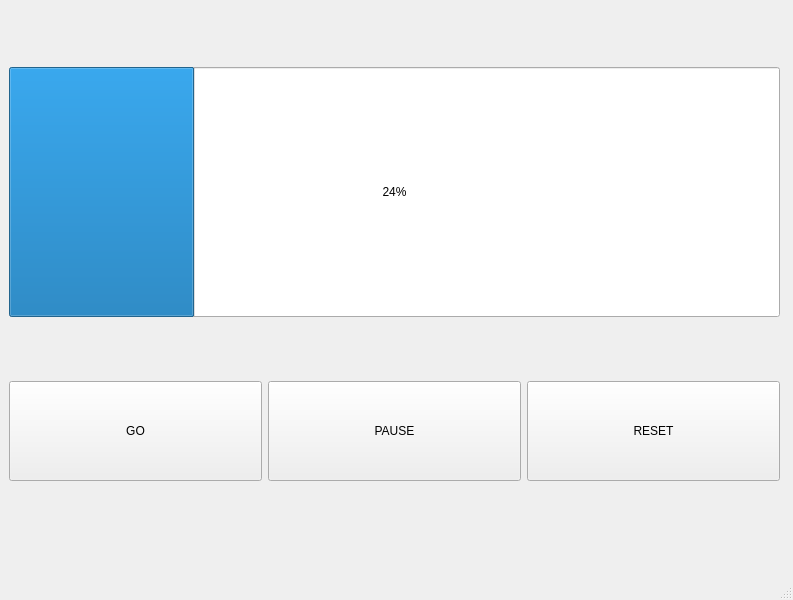
<?xml version="1.0" encoding="UTF-8"?>
<ui version="4.0">
 <class>MainWindow</class>
 <widget class="QMainWindow" name="MainWindow">
  <property name="geometry">
   <rect>
    <x>0</x>
    <y>0</y>
    <width>793</width>
    <height>600</height>
   </rect>
  </property>
  <property name="windowTitle">
   <string>MainWindow</string>
  </property>
  <widget class="QWidget" name="centralwidget">
   <widget class="QWidget" name="verticalLayoutWidget">
    <property name="geometry">
     <rect>
      <x>9</x>
      <y>9</y>
      <width>771</width>
      <height>531</height>
     </rect>
    </property>
    <layout class="QVBoxLayout" name="verticalLayout">
     <item>
      <widget class="QProgressBar" name="progressBar">
       <property name="minimumSize">
        <size>
         <width>0</width>
         <height>250</height>
        </size>
       </property>
       <property name="value">
        <number>24</number>
       </property>
      </widget>
     </item>
     <item>
      <layout class="QHBoxLayout" name="horizontalLayout">
       <item>
        <widget class="QPushButton" name="goBtn">
         <property name="minimumSize">
          <size>
           <width>0</width>
           <height>100</height>
          </size>
         </property>
         <property name="text">
          <string>GO</string>
         </property>
        </widget>
       </item>
       <item>
        <widget class="QPushButton" name="pauseBtn">
         <property name="minimumSize">
          <size>
           <width>0</width>
           <height>100</height>
          </size>
         </property>
         <property name="text">
          <string>PAUSE</string>
         </property>
        </widget>
       </item>
       <item>
        <widget class="QPushButton" name="resetBtn">
         <property name="minimumSize">
          <size>
           <width>0</width>
           <height>100</height>
          </size>
         </property>
         <property name="text">
          <string>RESET</string>
         </property>
        </widget>
       </item>
      </layout>
     </item>
    </layout>
   </widget>
  </widget>
  <widget class="QStatusBar" name="statusbar"/>
  <widget class="QMenuBar" name="menuBar">
   <property name="geometry">
    <rect>
     <x>0</x>
     <y>0</y>
     <width>793</width>
     <height>22</height>
    </rect>
   </property>
  </widget>
 </widget>
 <resources/>
 <connections>
  <connection>
   <sender>goBtn</sender>
   <signal>clicked()</signal>
   <receiver>MainWindow</receiver>
   <slot>go()</slot>
   <hints>
    <hint type="sourcelabel">
     <x>83</x>
     <y>419</y>
    </hint>
    <hint type="destinationlabel">
     <x>93</x>
     <y>551</y>
    </hint>
   </hints>
  </connection>
  <connection>
   <sender>pauseBtn</sender>
   <signal>clicked()</signal>
   <receiver>MainWindow</receiver>
   <slot>pause()</slot>
   <hints>
    <hint type="sourcelabel">
     <x>420</x>
     <y>438</y>
    </hint>
    <hint type="destinationlabel">
     <x>417</x>
     <y>546</y>
    </hint>
   </hints>
  </connection>
  <connection>
   <sender>resetBtn</sender>
   <signal>clicked()</signal>
   <receiver>MainWindow</receiver>
   <slot>reset()</slot>
   <hints>
    <hint type="sourcelabel">
     <x>595</x>
     <y>447</y>
    </hint>
    <hint type="destinationlabel">
     <x>604</x>
     <y>546</y>
    </hint>
   </hints>
  </connection>
 </connections>
 <slots>
  <slot>go()</slot>
  <slot>pause()</slot>
  <slot>reset()</slot>
 </slots>
</ui>
